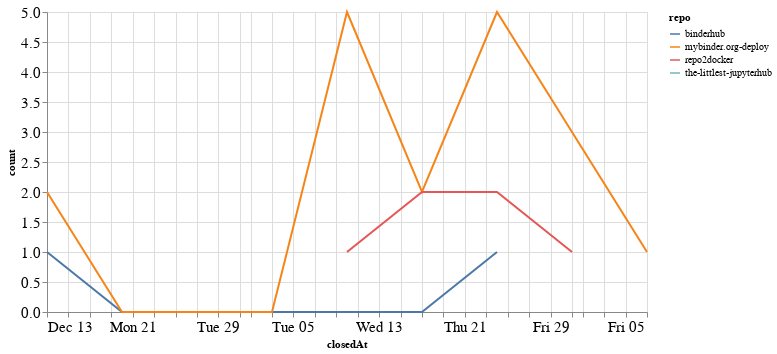

The notebook cell this image was saved under:
### Code cell
closed_by_time = closed_by.groupby('repo').resample('W', on='closedAt').count()['author'].reset_index()
closed_by_time = closed_by_time.rename(columns={'author': 'count'})

alt.Chart(closed_by_time, width=600).mark_line().encode(
    x='closedAt',
    y='count',
    color='repo',
    tooltip="repo"
)

### Figure 1 — Vega-Lite specification as saved in the notebook (floating-point values rounded to 4 significant figures)
{"config": {"axisLeft": {"labelFontSize": 15}, "axisBottom": {"labelFontSize": 15}}, "data": {"name": "data-8c3cf5cc688f3979eddde148efbc8616"}, "mark": "line", "encoding": {"color": {"type": "nominal", "field": "repo"}, "tooltip": {"type": "nominal", "field": "repo"}, "x": {"type": "temporal", "field": "closedAt"}, "y": {"type": "quantitative", "field": "count"}}, "width": 600, "$schema": "https://vega.github.io/schema/vega-lite/v4.8.1.json", "datasets": {"data-8c3cf5cc688f3979eddde148efbc8616": [{"repo": "binderhub", "closedAt": "2020-12-13T00:00:00", "count": 1}, {"repo": "binderhub", "closedAt": "2020-12-20T00:00:00", "count": 0}, {"repo": "binderhub", "closedAt": "2020-12-27T00:00:00", "count": 0}, {"repo": "binderhub", "closedAt": "2021-01-03T00:00:00", "count": 0}, {"repo": "binderhub", "closedAt": "2021-01-10T00:00:00", "count": 0}, {"repo": "binderhub", "closedAt": "2021-01-17T00:00:00", "count": 0}, {"repo": "binderhub", "closedAt": "2021-01-24T00:00:00", "count": 1}, {"repo": "mybinder.org-deploy", "closedAt": "2020-12-13T00:00:00", "count": 2}, {"repo": "mybinder.org-deploy", "closedAt": "2020-12-20T00:00:00", "count": 0}, {"repo": "mybinder.org-deploy", "closedAt": "2020-12-27T00:00:00", "count": 0}, {"repo": "mybinder.org-deploy", "closedAt": "2021-01-03T00:00:00", "count": 0}, {"repo": "mybinder.org-deploy", "closedAt": "2021-01-10T00:00:00", "count": 5}, {"repo": "mybinder.org-deploy", "closedAt": "2021-01-17T00:00:00", "count": 2}, {"repo": "mybinder.org-deploy", "closedAt": "2021-01-24T00:00:00", "count": 5}, {"repo": "mybinder.org-deploy", "closedAt": "2021-01-31T00:00:00", "count": 3}, {"repo": "mybinder.org-deploy", "closedAt": "2021-02-07T00:00:00", "count": 1}, {"repo": "repo2docker", "closedAt": "2021-01-10T00:00:00", "count": 1}, {"repo": "repo2docker", "closedAt": "2021-01-17T00:00:00", "count": 2}, {"repo": "repo2docker", "closedAt": "2021-01-24T00:00:00", "count": 2}, {"repo": "repo2docker", "closedAt": "2021-01-31T00:00:00", "count": 1}, {"repo": "the-littlest-jupyterhub", "closedAt": "2021-01-24T00:00:00", "count": 1}]}}
